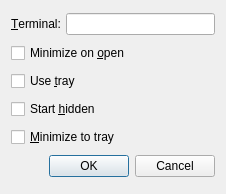
<?xml version="1.0" encoding="UTF-8"?>
<ui version="4.0">
 <class>DialogSettings</class>
 <widget class="QDialog" name="DialogSettings">
  <property name="geometry">
   <rect>
    <x>0</x>
    <y>0</y>
    <width>226</width>
    <height>194</height>
   </rect>
  </property>
  <property name="windowTitle">
   <string>Settings</string>
  </property>
  <layout class="QGridLayout" name="gridLayout">
   <item row="0" column="0">
    <widget class="QLabel" name="lTerm">
     <property name="text">
      <string>&amp;Terminal:</string>
     </property>
     <property name="buddy">
      <cstring>leTerm</cstring>
     </property>
    </widget>
   </item>
   <item row="0" column="1">
    <widget class="QLineEdit" name="leTerm"/>
   </item>
   <item row="1" column="0" colspan="2">
    <widget class="QCheckBox" name="cbMinOnOpen">
     <property name="toolTip">
      <string>Minimize on open connection</string>
     </property>
     <property name="text">
      <string>Minimize on &amp;open</string>
     </property>
    </widget>
   </item>
   <item row="2" column="0" colspan="2">
    <widget class="QCheckBox" name="cbUseTray">
     <property name="toolTip">
      <string>Use system tray icon</string>
     </property>
     <property name="text">
      <string>Use &amp;tray</string>
     </property>
    </widget>
   </item>
   <item row="3" column="0" colspan="2">
    <widget class="QCheckBox" name="cbStartHidden">
     <property name="toolTip">
      <string>Start programm in hidden mode</string>
     </property>
     <property name="text">
      <string>Start &amp;hidden</string>
     </property>
    </widget>
   </item>
   <item row="4" column="0" colspan="2">
    <widget class="QCheckBox" name="cbMinToTray">
     <property name="toolTip">
      <string>Hide program to tray on minimize button</string>
     </property>
     <property name="text">
      <string>&amp;Minimize to tray</string>
     </property>
    </widget>
   </item>
   <item row="5" column="0" colspan="2">
    <widget class="QDialogButtonBox" name="buttonBox">
     <property name="standardButtons">
      <set>QDialogButtonBox::Cancel|QDialogButtonBox::Ok</set>
     </property>
    </widget>
   </item>
  </layout>
 </widget>
 <resources/>
 <connections>
  <connection>
   <sender>buttonBox</sender>
   <signal>accepted()</signal>
   <receiver>DialogSettings</receiver>
   <slot>accept()</slot>
   <hints>
    <hint type="sourcelabel">
     <x>136</x>
     <y>53</y>
    </hint>
    <hint type="destinationlabel">
     <x>136</x>
     <y>38</y>
    </hint>
   </hints>
  </connection>
  <connection>
   <sender>buttonBox</sender>
   <signal>rejected()</signal>
   <receiver>DialogSettings</receiver>
   <slot>reject()</slot>
   <hints>
    <hint type="sourcelabel">
     <x>136</x>
     <y>53</y>
    </hint>
    <hint type="destinationlabel">
     <x>136</x>
     <y>38</y>
    </hint>
   </hints>
  </connection>
 </connections>
</ui>
